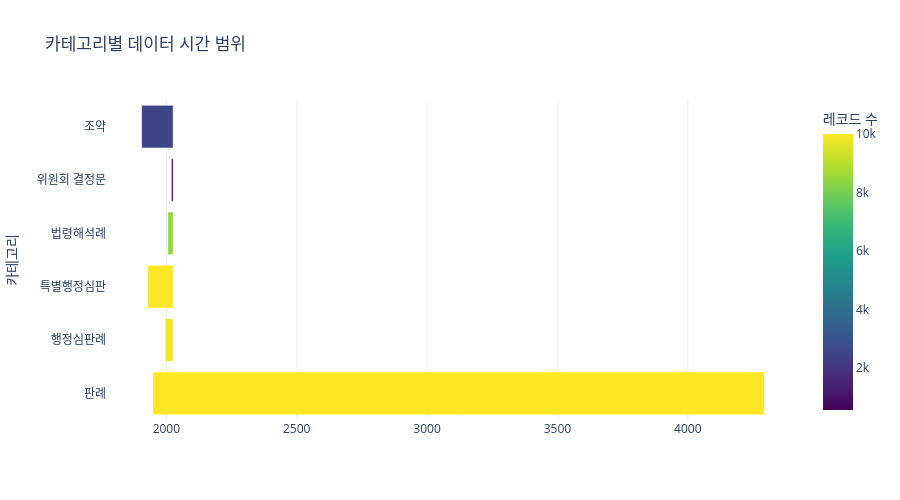

The cell this chart's notebook holds for it:
### Code cell
# ── 카테고리별 시간 범위 Gantt 차트 ─────────────────────
gantt_data = []
for cat_key, tr in temporal_results.items():
    gantt_data.append({
        "카테고리": tr["label"],
        "시작": tr["min_date"],
        "종료": tr["max_date"],
        "레코드 수": tr["parsed_count"],
    })

df_gantt = pd.DataFrame(gantt_data)
df_gantt["시작"] = pd.to_datetime(df_gantt["시작"])
df_gantt["종료"] = pd.to_datetime(df_gantt["종료"])

fig = px.timeline(
    df_gantt,
    x_start="시작",
    x_end="종료",
    y="카테고리",
    title="카테고리별 데이터 시간 범위",
    color="레코드 수",
    color_continuous_scale="Viridis",
    hover_data=["레코드 수"],
)
fig.update_layout(height=500)
fig.show()

### Figure 1 — Plotly figure (JSON) as saved in the notebook; plotly's stock layout.template omitted (floating-point values rounded to 4 significant figures)
{"data": [{"base": ["1948-04-12T00:00:00.000000", "1996-01-26T00:00:00.000000", "1927-12-18T00:00:00.000000", "2005-08-23T00:00:00.000000", "2019-01-16T00:00:00.000000", "1904-12-21T00:00:00.000000"], "customdata": [[10000], [9843], [9992], [8505], [565], [2582]], "hovertemplate": "시작=%{base}<br>종료=%{x}<br>카테고리=%{y}<br>레코드 수=%{marker.color}<extra></extra>", "legendgroup": "", "marker": {"color": [10000, 9843, 9992, 8505, 565, 2582], "coloraxis": "coloraxis", "pattern": {"shape": ""}}, "name": "", "orientation": "h", "showlegend": false, "textposition": "auto", "type": "bar", "x": [74023545600000, 935884800000, 3085862400000, 643420800000, 218764800000, 3817584000000], "xaxis": "x", "y": ["판례", "행정심판례", "특별행정심판", "법령해석례", "위원회 결정문", "조약"], "yaxis": "y"}], "layout": {"barmode": "overlay", "coloraxis": {"colorbar": {"title": {"text": "레코드 수"}}, "colorscale": [[0, "#440154"], [0.1111, "#482878"], [0.2222, "#3e4989"], [0.3333, "#31688e"], [0.4444, "#26828e"], [0.5556, "#1f9e89"], [0.6667, "#35b779"], [0.7778, "#6ece58"], [0.8889, "#b5de2b"], [1, "#fde725"]]}, "height": 500, "legend": {"tracegroupgap": 0}, "title": {"text": "카테고리별 데이터 시간 범위"}, "xaxis": {"anchor": "y", "domain": [0, 1], "type": "date"}, "yaxis": {"anchor": "x", "domain": [0, 1], "title": {"text": "카테고리"}}}}
